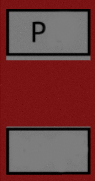
#> input picture Preprocessing/IsolatingPlates/plate_template.jpg, 95 x 181 px
$ python test_plate_isolator.py
#> lines starting #> are read from the running program, lines starting #| are printed output that depends on the picture
### Preprocessing/IsolatingPlates/plate_isolator_sift.py
#!/usr/bin/env python3

import cv2
import numpy as np
from scipy.spatial import distance as dist


class PlateIsolatorSIFT:
    """
    The goal of this module is to pick out parking and license plates

    Input: a clean image of the plates
           Random simulation images

    Resources:
    https://pysource.com/2018/06/05/object-tracking-using-homography-opencv-3-4-with-python-3-tutorial-34/
    https://docs.opencv.org/3.4/da/df5/tutorial_py_sift_intro.html
    https://docs.google.com/document/d/1trqdpvf9x_Ft62-yL35qbelQnErPKc49posviM9nw4U/edit

    https://pysource.com/2018/03/21/feature-detection-sift-surf-obr-opencv-3-4-with-python-3-tutorial-25/

    For perspective transform:
    https://www.pyimagesearch.com/2014/08/25/4-point-opencv-getperspective-transform-example/
    """

    def __init__(self, feature_img, min_image_width=70):
        """
        Sets up our sift recognition based off of our pattern
        """
        self.MAX_IMG_WIDTH = 200
        self.min_image_width = 80

        self.feature_img = self.rescale_img(feature_img)
        self.feature_img = self.preprocess_img(self.feature_img)

        self.sift = cv2.xfeatures2d.SIFT_create()  # makes SIFT object

        # finds keypoints and gets descriptors in one method!
        self.key_points, self.descriptor = \
            self.sift.detectAndCompute(self.feature_img, None)

        # feature matching
        self.index_params = dict(algorithm=0, trees=5)
        self.search_params = dict()
        self.flann = cv2.FlannBasedMatcher(self.index_params,
                                           self.search_params)

    # [8 lines left out: function show_ref, not called in this run]

    def show_ref_and_keypoints(self, duration_ms=5000):
        """
        For debugging purposes: figure out what these keypoints look like!
        """
        img = cv2.drawKeypoints(self.feature_img, self.key_points,
                                self.feature_img,
                                flags=cv2.
                                DRAW_MATCHES_FLAGS_DRAW_RICH_KEYPOINTS)

        cv2.imshow("Features image with keypoints", img)
        cv2.waitKey(duration_ms)

    def rescale_img(self, img):
        width = img.shape[1]
        height = img.shape[0]
        if (width > self.MAX_IMG_WIDTH):
            scale_factor = self.MAX_IMG_WIDTH / width
            dim = (self.MAX_IMG_WIDTH, int(height * scale_factor))
            return cv2.resize(img, dim)
        return img

    def preprocess_img(self, img, kernel_size=5):
        # img = self.rescale_img(img)
        kernel = (kernel_size, kernel_size)
        img = cv2.GaussianBlur(img, kernel, 0)

        return cv2.cvtColor(img, cv2.COLOR_BGR2GRAY)

    def detectFeature(self, ref_img, greyframe, duration=1000, testing=False):
        """
        Method: courtesy of homeography lab
        """
        greyframe = self.preprocess_img(greyframe, kernel_size=5)
        if (testing):
            cv2.imshow("processed", greyframe)
            cv2.waitKey(duration)

        kp_grayframe, desc_grayframe = self.sift.detectAndCompute(greyframe,
                                                                  None)
        matches = self.flann.knnMatch(self.descriptor, desc_grayframe, k=2)

        good_points = []

        for m, n in matches:
            if m.distance < 0.6 * n.distance:
                good_points.append(m)

        query_pts = np.float32([self.key_points[m.queryIdx].pt for m in
                                good_points]).reshape(-1, 1, 2)
        train_pts = np.float32([kp_grayframe[m.trainIdx].pt for m in
                                good_points]).reshape(-1, 1, 2)

        if len(query_pts) == 0 or len(train_pts) == 0:
            if (testing):
                print("no query or training points")
                cv2.waitKey(duration)
            return None

        matrix, mask = cv2.findHomography(query_pts, train_pts, cv2.RANSAC,
                                          5.0)

        if matrix is None:
            if (testing):
                print("no homeography matrix")
                cv2.waitKey(duration)
            return None

        # perspective transform
        h, w = self.feature_img.shape
        pts = np.float32([[0, 0], [0, h], [w, h], [w, 0]]).reshape(-1, 1, 2)
        dst = cv2.perspectiveTransform(pts, matrix)

        # display result to screen if testing
        if (testing):
            homography = cv2.polylines(ref_img, [np.int32(dst)], True,
                                       (255, 0, 0), 3)
            cv2.imshow("Homography", homography)
            cv2.waitKey(duration)

        return self.cropped_image(greyframe, np.int32(dst)[:, 0, :])

    # [65 lines left out: functions cropped_image, four_point_transform, order_corners, not called in this run]

### Preprocessing/IsolatingPlates/test_plate_isolator.py
#!/usr/bin/env python3

import cv2
from plate_isolator_sift import PlateIsolatorSIFT as PlateIsolator


def scale_image(img):
    MAX_IMG_WIDTH = 600

    width = img.shape[1]
    height = img.shape[0]
    if (width > MAX_IMG_WIDTH):
        scale_factor = MAX_IMG_WIDTH / width
        dim = (MAX_IMG_WIDTH, int(height * scale_factor))
        return cv2.resize(img, dim)

    return img


def test_image(img_path, isolator, img_num, duration=5000):
    detect_image = cv2.imread(img_path)
    # detect_image = scale_image(detect_image)
    cropped_img = isolator.detectFeature(detect_image, detect_image,
                                         duration=duration, testing=True)

    if (cropped_img is not None):
        cv2.imshow("cropped img", cropped_img)
        cv2.imwrite("paired_plates/plate_{}.png".format(img_num), cropped_img)
    else:
        print("no plate found in this image")


def main():
    feature_img = cv2.imread('plate_template.jpg')
#> feature_img is the input picture: shape (181, 95, 3); mean B, G, R 59.6, 59.1, 111.8
    isolator = PlateIsolator(feature_img)
#> in preprocess_img, `img = cv2.GaussianBlur(img, kernel, 0)`:
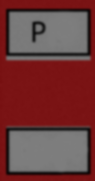
#> img: shape (181, 95, 3); mean of channels 0, 1, 2 59.6, 59.1, 111.8; drawn as B, G, R
#> in preprocess_img, `return cv2.cvtColor(img, cv2.COLOR_BGR2GRAY)`:
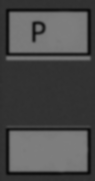
#> returned value: shape (181, 95); min 10, max 126, mean 74.9
#> in __init__, `self.key_points, self.descriptor = \ self.sift.detectAndCompute(self.f..`: self.key_points = 45 keypoints; strongest (x, y, size): (38, 28, 3.7), (34, 39, 3.1), (34, 33, 4), (29, 149, 25.4)
    isolator.show_ref_and_keypoints()
#> in show_ref_and_keypoints, `img = cv2.drawKeypoints(self.feature_img, self.key_points, self.featur..`:
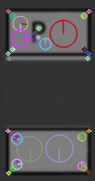
#> img: shape (181, 95, 3); mean of channels 0, 1, 2 77.7, 76.1, 78.1; drawn as B, G, R

    # test_image('plate_images/image4_test.png', isolator, 21)
    # test_image('plate_images/image4.png', isolator, 7)
    test_image('plate_images/img_32_test_2.png', isolator, 19)
    test_image('plate_images/img_32_test_3.png', isolator, 20)
    test_image('plate_images/img_32_test_4.png', isolator, 19)
    # [24 lines of commented-out code are left out]

    print("end of main")


if __name__ == "__main__":
#> (the run stopped early here; a loop or call above may not have finished)
